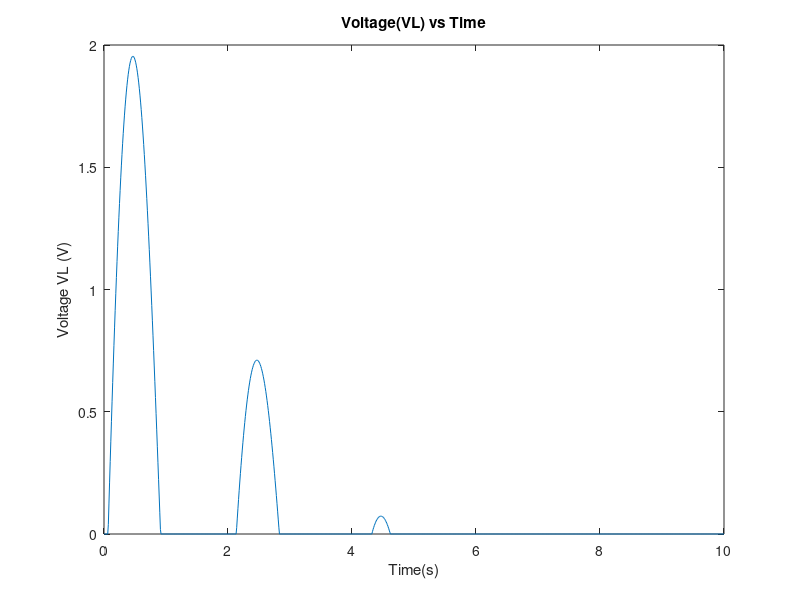

MATLAB code to generate this figure:
%@author Lakindu Oshadha (lakinduoshadha98@gmail.com)
clear;
clc;

t = 0:0.01:10;
vs1 = 3*exp(-t/3).*sin(pi*t) - 0.6;
vs2 = 3*exp(-t/3).*sin(pi*t)>0.6;
vL = vs2.*vs1;

plot(t,vL)
xlabel('Time(s)');
ylabel('Voltage VL (V)');
title('Voltage(VL) vs Time');